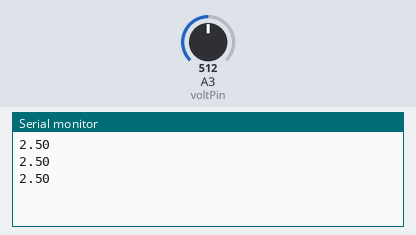
A sketch run on a simulated Arduino Uno, built with avr-gcc and run on an emulated ATmega328P. Parts: the last lines printed to the serial monitor. Inputs (shaded band) come from the test bench; at power-on: A3 (voltPin) = 512.

Above: at 1.3 s.
1.4 s: A3 (voltPin) set to 716
At 1.9 s:
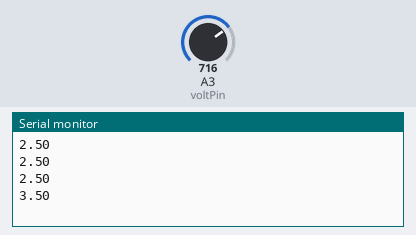
2.9 s: A3 (voltPin) set to 900
At 3.4 s:
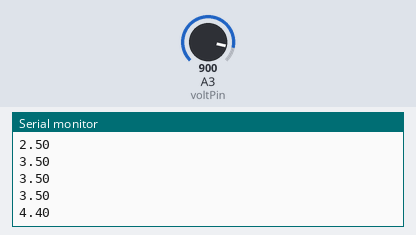
Timing chart, 0 to 5.9 s (numbered marks = the images above; inputs shaded):
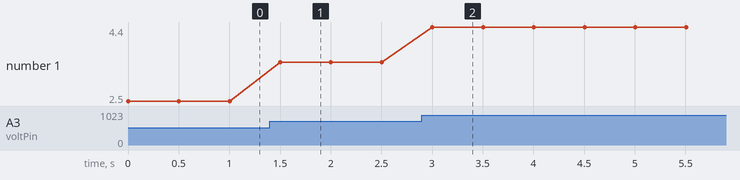

Measured:
- after the input at 1.4 s, the serial monitor: prints a new line after 0.10 s (image 1)
- after the input at 2.9 s, the serial monitor: prints a new line after 0.10 s (image 2)
- plotted number 1: 2.5 → 3.5 after the input at 1.4 s, 3.5 → 4.4 after the input at 2.9 s

The sketch:

potentiometer.ino
```cpp
int voltPin = A3;
int readingVal;
float V2;
float voltage = 5.0;
//Max voltage in arduino is 1023, need to scale
float ard_voltage = 1023.0;
int printDelay = 500;


void setup() {
  // put your setup code here, to run once:
  // bog rate needs to be the same from the serial monitor
  Serial.begin(9600);

}

void loop() {
  // put your main code here, to run repeatedly:
  readingVal = analogRead(voltPin);
  V2 = (voltage/ard_voltage)* readingVal;
  Serial.println(V2);
  delay(printDelay);
}
```
